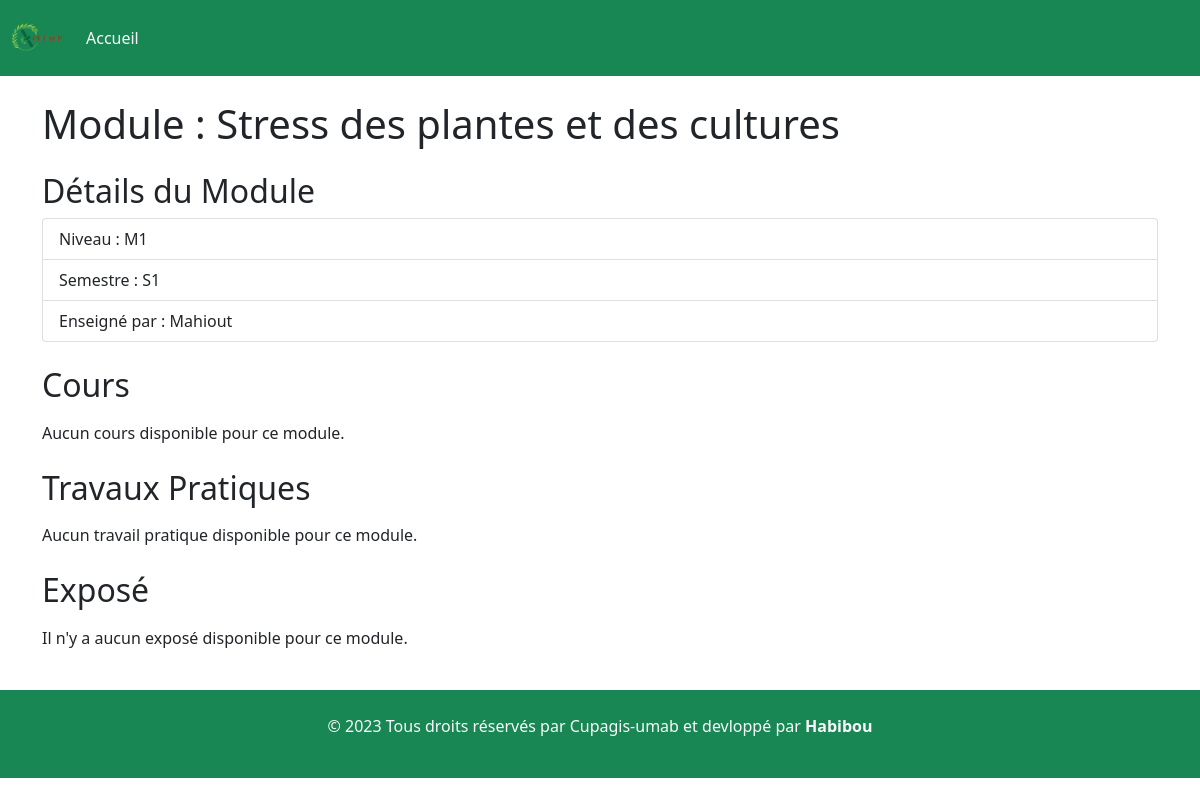
Page /module/1-Stress des plantes et des cultures/ on the committed database.
### cupagis/models.py (models this page shows, shortened)
class Module(models.Model):
    niveau_LISTE= (
        ('M1','Master1'),
        ('M2','Master2'),
    )
    semestre_LISTE= (
        ('S1','semestre1'),
        ('S2','semestre2'),
    )
    nom_Module = models.CharField(max_length=255,verbose_name='nom de module')
    img = models.FileField(upload_to='module_images/')
    niveau = models.CharField(max_length=2,choices=niveau_LISTE)
    semestre = models.CharField(max_length=2,choices=semestre_LISTE)
    prof = models.ForeignKey(User, on_delete=models.CASCADE,related_name='module')
    date_Creation = models.DateTimeField(verbose_name='date joined', auto_now_add=True)

### cupagis/views.py (the view)
# urls.py: path('module/<int:module_id>-<str:nom_module>/', views.module_detail, name='module_detail'),
def module_detail(request, module_id, nom_module):
    module_identifier = f"{module_id}-{nom_module}"
    module = get_object_or_404(Module, pk=module_id)
    courses = Cour.objects.filter(module=module)
    tps = TP.objects.filter(module=module)
    exposes = Expose.objects.filter(module=module)
    context = {
        'title':module_identifier,
        'module': module,
        'courses': courses,
        'tps': tps,
        'exposes':exposes,
        'module_identifier': module_identifier,  # Pass the identifier if needed
    }
    return render(request, 'modules/detail_module.html', context)

### templates/modules/detail_module.html (shortened to what this page needs)
{% extends "../Cupagis_system/layout.html" %}
{% block content %}
{% load static %}
  <header>
    <nav class="navbar navbar-expand-lg navbar-light bg-success">
      <div class="container-fluid">
        <a class="navbar-brand" href="{% url 'liste_modules' %}">
          <img src="{% static 'logo-cupagis.png' %}" alt="Cupagis" style="max-width:50px;">
        </a>
        <div class="collapse navbar-collapse" id="navbarSupportedContent">
          <ul class="navbar-nav me-auto mb-2 mb-lg-0">
            <li class="nav-item">
              <a class="nav-link text-light" aria-current="page" href="{% url 'liste_modules' %}">Accueil</a>
            </li>
          </ul>
        </div>
      </div>
    </nav>
  </header>
    <div class="container">
        <h1 class="mt-4">Module : {{ module.nom_Module }}</h1>
        <h2 class="mt-4">Détails du Module</h2>
        <ul class="list-group">
            <li class="list-group-item">Niveau : {{ module.niveau }}</li>
            <li class="list-group-item">Semestre : {{ module.semestre }}</li>
            <li class="list-group-item">Enseigné par : {{ module.prof }}</li>
        </ul>
        <h2 class="mt-4">Cours</h2>
        {% if courses %}
        <div class="accordion mt-3" id="courseAccordion">
            {% for course in courses %}
                <div class="accordion-item">
                    <h2 class="accordion-header" id="heading{{ course.id }}">
                        <button class="accordion-button" type="button" data-bs-toggle="collapse" data-bs-target="#collapseCourse{{ course.id }}" aria-expanded="false" aria-controls="collapseCourse{{ course.id }}">
                            {{ course.titre_Cour }}
                        </button>
                    </h2>
                    <div id="collapseCourse{{ course.id }}" class="accordion-collapse collapse" aria-labelledby="heading{{ course.id }}" data-bs-parent="#courseAccordion">
                        <div class="accordion-body">
                            <p><strong>Date de publication :</strong> {{ course.date_Creation }}</p>
                            <a href="{{ course.fichier_Cour.url }}" target="_blank" class="btn btn-primary">Télécharger</a>
                        </div>
                    </div>
                </div>
            {% endfor %}
        </div>
        {% else %}
        <p class="mt-3">Aucun cours disponible pour ce module.</p>
        {% endif %}
        <h2 class="mt-4">Travaux Pratiques</h2>
        {% if tps %}
        <div class="accordion mt-3" id="tpAccordion">
            {% for tp in tps %}
                <div class="accordion-item">
                    <h2 class="accordion-header" id="heading{{ tp.id }}">
                        <button class="accordion-button" type="button" data-bs-toggle="collapse" data-bs-target="#collapseTP{{ tp.id }}" aria-expanded="false" aria-controls="collapseTP{{ tp.id }}">
                            {{ tp.titre_TP }}
                        </button>
                    </h2>
                    <div id="collapseTP{{ tp.id }}" class="accordion-collapse collapse" aria-labelledby="heading{{ tp.id }}" data-bs-parent="#tpAccordion">
                        <div class="accordion-body">
                            <p><strong>Date de publication :</strong> {{ tp.date_Creation }}</p>
                            <a href="{{ tp.fichier_TP.url }}" target="_blank" class="btn btn-primary">Télécharger</a>
                        </div>
                    </div>
                </div>
            {% endfor %}
        </div>
        {% else %}
            <p class="mt-3">Aucun travail pratique disponible pour ce module.</p>
        {% endif %}
        <h2 class="mt-4">Exposé</h2>
        {% if exposes %}
        <div class="accordion mt-3" id="exposéAccordion">
            {% for expose in exposes %}
                <div class="accordion-item">
                    <h2 class="accordion-header" id="heading{{ expose.id }}">
                        <button class="accordion-button" type="button" data-bs-toggle="collapse" data-bs-target="#collapseTP{{ tp.id }}" aria-expanded="false" aria-controls="collapseTP{{ tp.id }}">
                            {{ expose.sujet }}
                        </button>
                    </h2>
                    <div id="collapseTP{{ tp.id }}" class="accordion-collapse collapse" aria-labelledby="heading{{ tp.id }}" data-bs-parent="#tpAccordion">
                        <div class="accordion-body">
                            <p><strong>Sujet intitulé:</strong> {{ expose.sujet }}</p>
                            <p><strong>Date de publication:</strong> {{ expose.date_Creation }}</p>
                            <p class="badge bg-danger"><strong>À remettre:</strong> {{ expose.date_fin }}</p>
                        </div>
                    </div>
                </div>
            {% endfor %}
        </div>
        {% else %}
            <p class="mt-3">Il n'y a aucun exposé disponible pour ce module.</p>
        {% endif %}
    </div>
<br>
    <div id="footer" class="bg-success text-light p-4">
        <div class="container">
            <div class="row">
                <div class="col-md-12">
                    <p class="text-center">&copy; 2023 Tous droits réservés par Cupagis-umab et devloppé par <a href="https://www.instagram.com/ma_habibou/" target="_blank" class="text-light" style="text-decoration: none; font-weight: bold;">Habibou</a></p>
                </div>
            </div>
        </div>
    </div>
{% endblock %}

### rows in the picture
Module: nom_Module "Stress des plantes et des cultures", niveau "M1", semestre "S1", prof "Mahiout"
